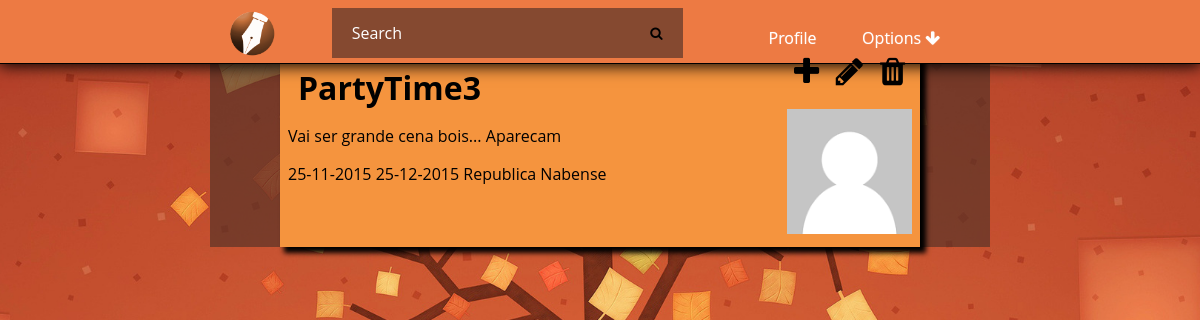
The page /event.php?id=3 (signed in) on the database as committed earlier.
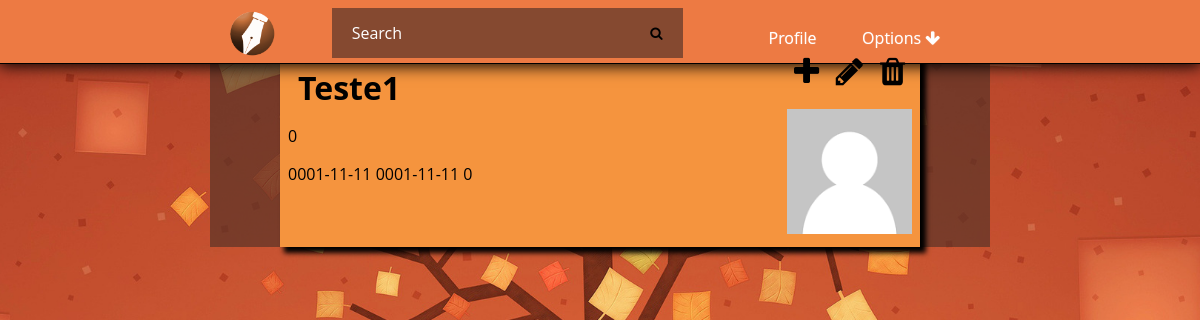
The same page on the database as committed later.
### tables this page shows
CREATE TABLE Event(
	idEvent INTEGER PRIMARY KEY,
	nameEvent TEXT NOT NULL,
	creationDate DATE NOT NULL,
	endDate DATE NOT NULL,
	local TEXT NOT NULL,
	public BOOLEAN,
	type TEXT,
	description TEXT,
	idPhoto INTEGER REFERENCES Photo(idPhoto),
	idOwner INTEGER REFERENCES User(idUser)
);

### databaseConnection.php (called while the page is built, shortened)
<?php
function getEvent($id){
    $db = new PDO('sqlite:event.db');
    $stmt=$db->prepare("SELECT * FROM Event WHERE idEvent=:id");
    $stmt->bindParam(':id',$id,PDO::PARAM_INT);
	$stmt->execute();
	$result = $stmt->fetchAll();
    return $result[0];
}
function hasAccess($id){
    $db = new PDO('sqlite:event.db');
    $stmt=$db->prepare("SELECT * FROM UserEvent WHERE idUser=:id AND idEvent=:idEvent");
    $stmt->bindParam(':id',$_SESSION["userId"],PDO::PARAM_INT);
    $stmt->bindParam(':idEvent',$id,PDO::PARAM_INT);
	$stmt->execute();
	$result = $stmt->fetchAll();
    if(count($result)>0){
        return true;
    }else return false;
}
?>

### event.php (the view, shortened to what this page needs)
<?php
	include_once 'databaseConnection.php';
?>
	<!DOCTYPE html>
	<html>
	<head>
		<link rel="stylesheet" href="http://cdnjs.cloudflare.com/ajax/libs/font-awesome/4.4.0/css/font-awesome.min.css">
		<link rel="stylesheet" type="text/css" href="css/eventManager.css">
		<link rel="stylesheet" type="text/css" href="css/sweetalert.css">
	</head>
	<body>
		<div id="hmenu">
			<div id="containerNavBar">
				<ul class="nav">
					<a href="index.php"><img id="logo" src="static/website/logo.png"></img>
					</a>
					<li id="search">
						<form action="" method="get">
							<input type="text" name="search_text" id="search_text" placeholder="Search" />
							<button type="submit" name="search_button" id="search_button"><i class="fa fa-search"></i></button>
						</form>
					</li>
					<li id="options">
						<a href="#">Options  <i class="fa fa-arrow-down"></i></a>
					</li>
					<li id="profile">
						<a href="profile">Profile</a>
					</li>
				</ul>
			</div>
		</div>
		<?php
	if(!isset($_GET["id"]) ){
		echo "404";
	}else if(!hasAccess($_GET["id"])){
			echo "404";
	}else{
		$result=getEvent($_GET["id"]);?>
			<div class="cardEvent" id="event<?php echo $result['idEvent']?>">
				<div id="contNameOptions">
					<h1><?php echo $result['nameEvent'] ?></h1>
					<div id="options">
						<i id="addUser" class="fa fa-plus fa-2x"></i>
						<i id="editEvent" class="fa fa-pencil fa-2x"></i>
						<i id="deleteEvent" class="fa fa-trash fa-2x"></i>
					</div>
				</div>
				<div class="desc">
					<div class="descText">
						<p>
							<?php echo $result['description'] ?>
						</p>
						<p>
							<?php echo $result['creationDate']." ".$result['endDate']." ".$result['local'] ?>
						</p>
					</div>
					<div class="imgContainer">
						<img src="static/user/userDefault.png" />
					</div>
				</div>
			</div>
			<?php } ?>
	</body>
	</html>

### css/eventManager.css (style rules this page uses)
html { background-image: url('\../static/website/background.jpg'); background-attachment: fixed; background-position:center center; background-size:cover; display: block; box-sizing: border-box; }
body { width: 65%; margin:0 auto; background-color: rgba(88, 52, 40, 0.69); background-attachment: fixed; margin-top: 4%; height: 100%; box-sizing: border-box; }
div#hmenu { margin: auto auto; height: 8%; background: #ED7A43; width: 100%; text-align: center; position: fixed; top:0; left:0; border-bottom:1px solid; box-shadow: 0 1px 15px 1px; box-sizing: border-box; }
.card,.cardEvent { background-color: #F5943E; width: 80%; margin: 0 auto; margin-bottom: 2em; box-shadow: 5px 5px 5px 1px; padding: 0.5em; font-family: 'Open Sans', sans-serif; }
.card h1,.cardEvent h1 { margin:0px; padding:10px; padding-bottom:0px; display: table-cell; width: 80%; }
.card .descText,.cardEvent .descText { margin: 0 auto; height: 100%; display: inline-block; padding: 0px; border: 0px; width: 80%; box-sizing: border-box; padding-right: 1em; text-align: justify; float: left; }
.card .imgContainer,.cardEvent .imgContainer { display: inline-block;border: 0;vertical-align: middle;width: 20%;margin: auto;padding: 0; }
.desc { display: block; width: 100%; height: 100%; margin: 0 auto; }
.imgContainer img { width: 100%; height: auto; }
img#logo { height: 80%;width: auto;float: left;margin-left: 1em;border-radius: 50%;margin-right: 1em; }
div#containerNavBar { display: inline-block; width: 65%; height: 100%; margin: auto; }
.nav { height: 100%; width: 100%; display: inline-block; margin: 0.5em auto; padding: 0; }
.nav li { float: left; list-style-type: none; position: relative; margin: auto 1%; display: inline-block; }
.nav li a { font-size: 16px; color: white; display: block; line-height: 60px; padding: 0 26px; text-decoration: none; font-family: 'Open Sans', sans-serif; text-shadow: 0 0 1px rgba(255, 255, 255, 0.5); }
li#search { width: 45%; height: 80%; margin-left: 5%; }
#search_text { width: 85%; padding: 10px 0 10px 20px; font-size: 16px; font-family: 'Open Sans', sans-serif; border: 0 none; height: 100%; margin-right: 0; color: white; outline: none; background: rgba(88, 52, 40, 0.69); float: left; box-sizing: border-box; transition: all 0.15s; }
#search_button { border: 0 none; background: rgba(88, 52, 40, 0.69) url(search.png) center no-repeat; width: 15%; float: left; padding: 0; text-align: center; height: 100%; cursor: pointer; }
#options a { border-left: 0 none; }
#options>a { background-image: url(triangle.png); background-position: 85% center; background-repeat: no-repeat; padding-right: 42px; }
li#profile { width: 10%; float: right; }
li#options { float:right; }
#search form { width: 100%; height: 100%; margin: 0 auto; display: inline-block; }
div#contNameOptions { display: table; width: 100%; overflow: hidden; position: relative; }
div#options { height: 100%; width: 20%; margin: 0 auto; padding: 0; top: 0; position: absolute; text-align: center; }
i#addUser { margin-right: 10%; }
i#editEvent { margin-right: 10%; }
i#deleteEvent { cursor:pointer; }

Rows that differ between the two databases and show on the page:
changed event: nameEvent "PartyTime3" → "Teste1"; description "Vai ser grande cena bois... Aparecam" → "0"; creationDate "25-11-2015" → "0001-11-11"; endDate "25-12-2015" → "0001-11-11"; local "Republica Nabense" → "0"
